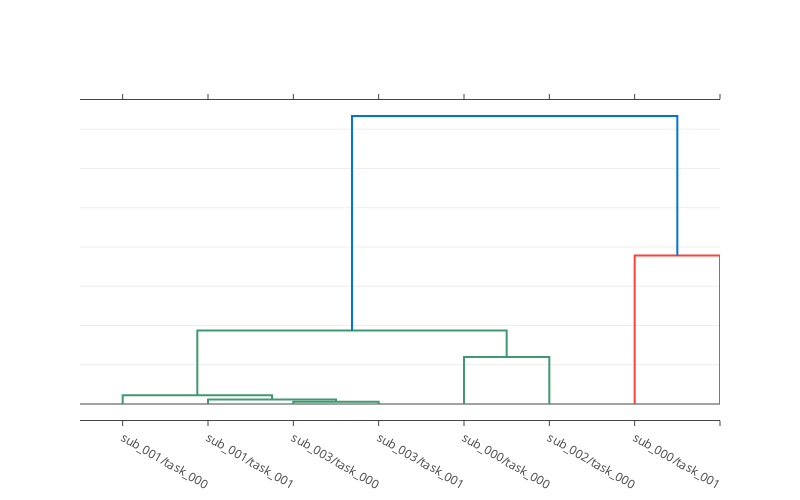

Notebook code for this chart:
### Code cell
lpl.DendrogramBIDS(dataset).plot()

### Figure 1 — Plotly figure (JSON) as saved in the notebook; plotly's stock layout.template omitted (floating-point values rounded to 4 significant figures)
{"data": [{"marker": {"color": "rgb(61,153,112)"}, "mode": "lines", "type": "scatter", "x": [25, 25, 35, 35], "xaxis": "x", "y": [0, 294000.0, 294000.0, 0], "yaxis": "y"}, {"marker": {"color": "rgb(61,153,112)"}, "mode": "lines", "type": "scatter", "x": [15, 15, 30, 30], "xaxis": "x", "y": [0, 587000.0, 587000.0, 294000.0], "yaxis": "y"}, {"marker": {"color": "rgb(61,153,112)"}, "mode": "lines", "type": "scatter", "x": [5, 5, 22.5, 22.5], "xaxis": "x", "y": [0, 1099000.0, 1099000.0, 587000.0], "yaxis": "y"}, {"marker": {"color": "rgb(61,153,112)"}, "mode": "lines", "type": "scatter", "x": [45, 45, 55, 55], "xaxis": "x", "y": [0, 5983000.0, 5983000.0, 0], "yaxis": "y"}, {"marker": {"color": "rgb(61,153,112)"}, "mode": "lines", "type": "scatter", "x": [13.75, 13.75, 50, 50], "xaxis": "x", "y": [1099000.0, 9365000.0, 9365000.0, 5983000.0], "yaxis": "y"}, {"marker": {"color": "rgb(255,65,54)"}, "mode": "lines", "type": "scatter", "x": [65, 65, 75, 75], "xaxis": "x", "y": [0, 18930000.0, 18930000.0, 0], "yaxis": "y"}, {"marker": {"color": "rgb(0,116,217)"}, "mode": "lines", "type": "scatter", "x": [31.88, 31.88, 70, 70], "xaxis": "x", "y": [9365000.0, 36680000.0, 36680000.0, 18930000.0], "yaxis": "y"}], "layout": {"autosize": false, "height": 500, "hovermode": "closest", "showlegend": false, "width": 800, "xaxis": {"mirror": "allticks", "rangemode": "tozero", "showgrid": false, "showline": true, "showticklabels": true, "tickmode": "array", "ticks": "outside", "ticktext": ["sub_001/task_000", "sub_001/task_001", "sub_003/task_000", "sub_003/task_001", "sub_000/task_000", "sub_002/task_000", "sub_000/task_001", "sub_002/task_001"], "tickvals": [5, 15, 25, 35, 45, 55, 65, 75], "type": "linear", "zeroline": false}, "yaxis": {"showticklabels": false}}}
